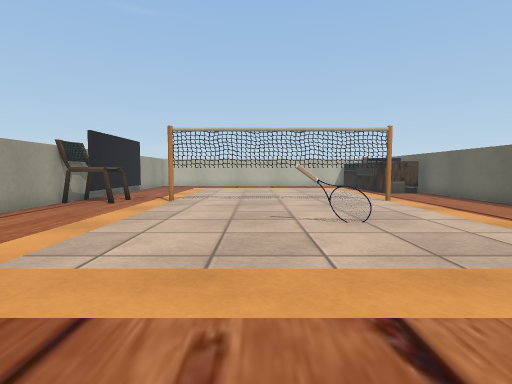
View 1 (above)

16 first-person views from a walk through a 3-D level made in the Unity game engine. The camera is 0.64 m above the floor, tilts 4° down and sees 80° across. The floor is counted in squares, 0.5 m on a side. Each view is taken from the middle of a square. On the plan, view 1 faces up. The plan holds only what a view shows up to about 13 squares ahead; the rest is blank. The place goes on beyond the plan. The player character is not drawn. Some surface patterns are stand-ins.

View 2
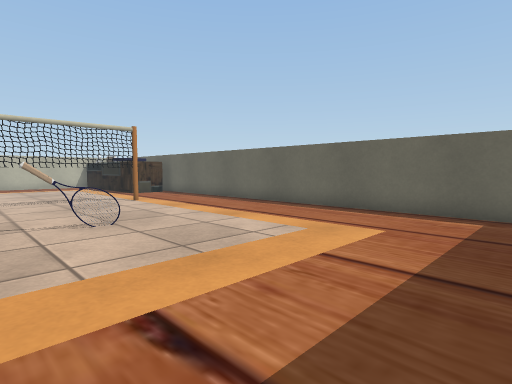

View 3
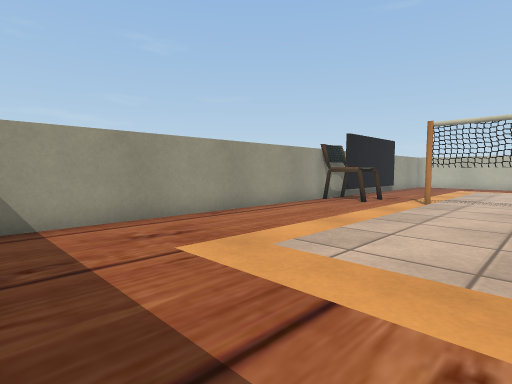

View 4
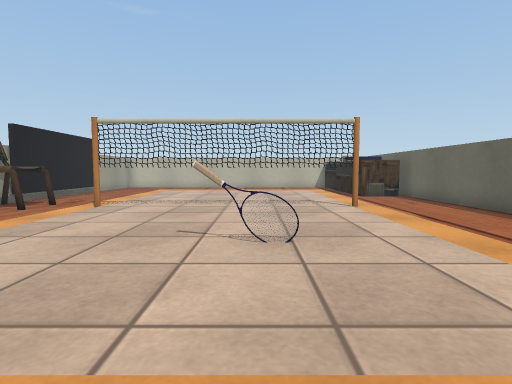

View 5
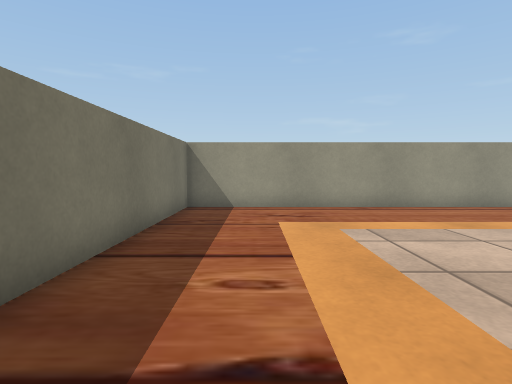

View 6
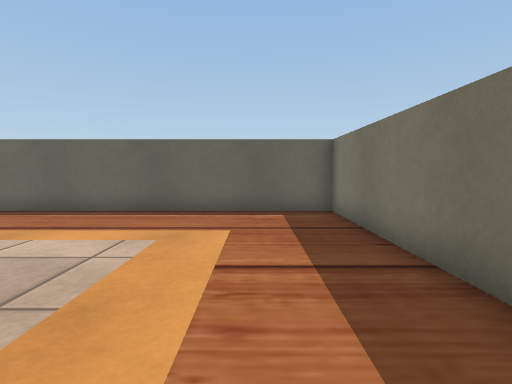

View 7
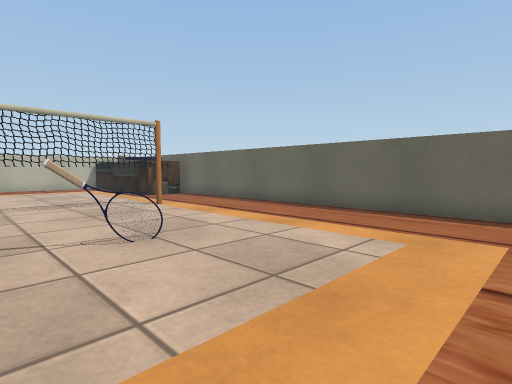

View 8
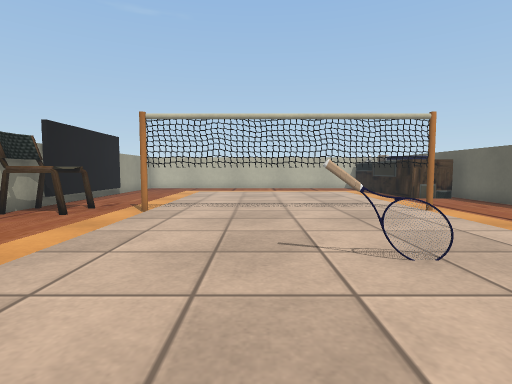

View 9
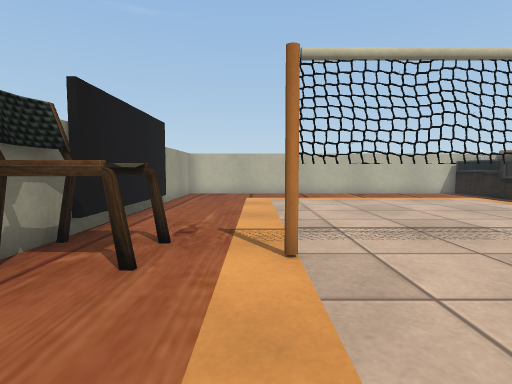

View 10
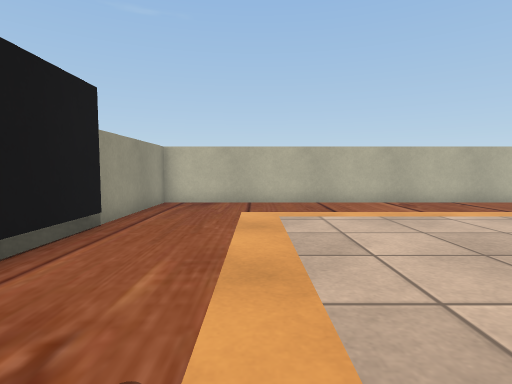

View 11
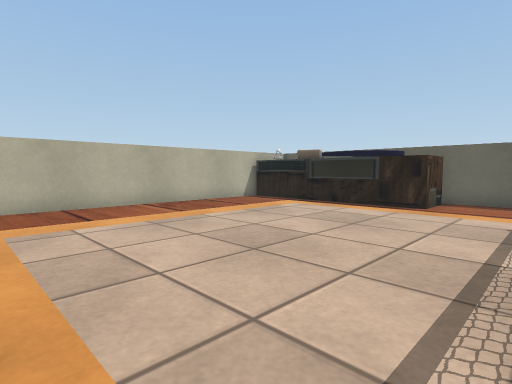

View 12
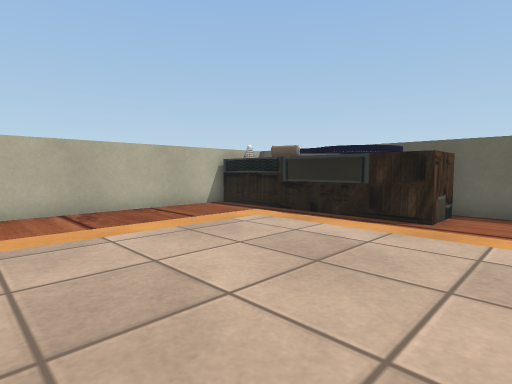

View 13
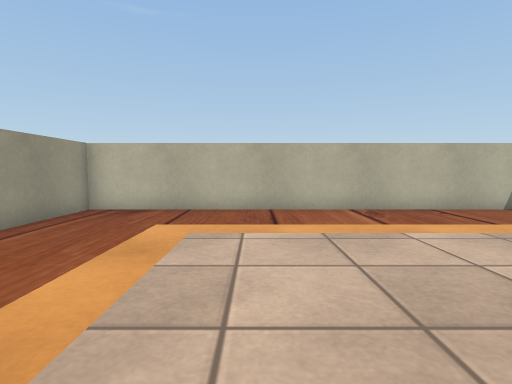

View 14
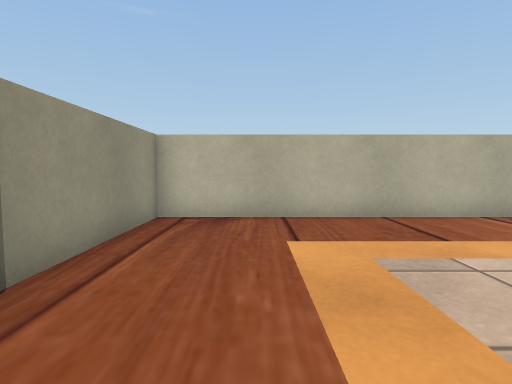

View 15
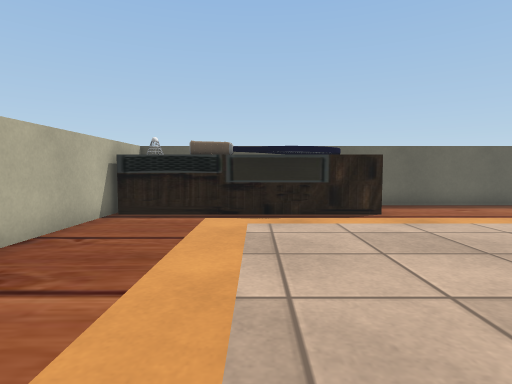

View 16
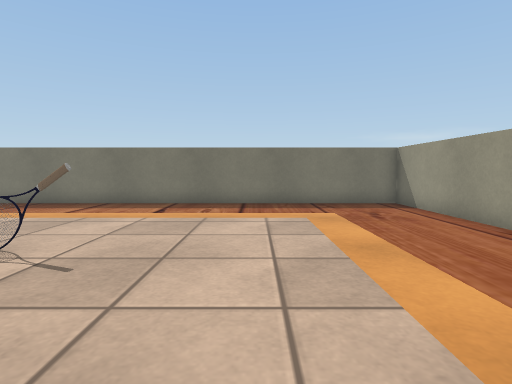

### Floor plan
Key: @ floor where view 1 was taken; # wall or solid block; . main floor; : floor 0.05 m higher than the main floor; = window, fence, low wall or low ledge; C chair; T thing the floor can be seen under or through; O other object.
Columns run from 8 left of view 1 to 10 right of it. Each row starts with its distance up from view 1.
 26  ##############
 25 #..............####
 24 #..............####
 23 #..............##
 22 #..............##
 21 #....:::::::::.####
 20 #....:::::::::.####
 19 #....:::::::::.####
 18 #....:::::::::.####
 17 #....:::::::::..###
 16 #....:::::::::....#
 15 #....:::::::::....#
 14 #....:::::::::....#
 13 #CC..TTTTTTTTT....#
 12 #CC..:::::::::....#
 11 #....:::::::::....#
 10 #....:::::::::....#
  9 #....:::::::::....#
  8 #....:::::::::....#
  7 #....::::OO:::....#
  6 #....:::::::::....#
  5 #....:::::::::....#
  4 #....:::::::::....#
  3 #.................#
  2 #.................#
  1 #.................#
  0 #.......@.........#
 -1  =================

Where each view was taken, in squares from view 1:
view 1: 0 up, 0 right, facing up
view 2: 0 up, 0 right, facing up-right
view 3: 0 up, 0 right, facing up-left
view 4: 2 up, 2 right, facing up
view 5: 2 up, 3 right, facing left
view 6: 2 up, 0 right, facing right
view 7: 2 up, 0 right, facing up-right
view 8: 3 up, 0 right, facing up
view 9: 8 up, 4 left, facing up
view 10: 13 up, 4 left, facing up
view 11: 14 up, 4 left, facing up-right
view 12: 15 up, 1 left, facing up-right
view 13: 15 up, 2 left, facing up
view 14: 17 up, 5 left, facing up
view 15: 21 up, 2 left, facing right
view 16: 12 up, 2 left, facing down
